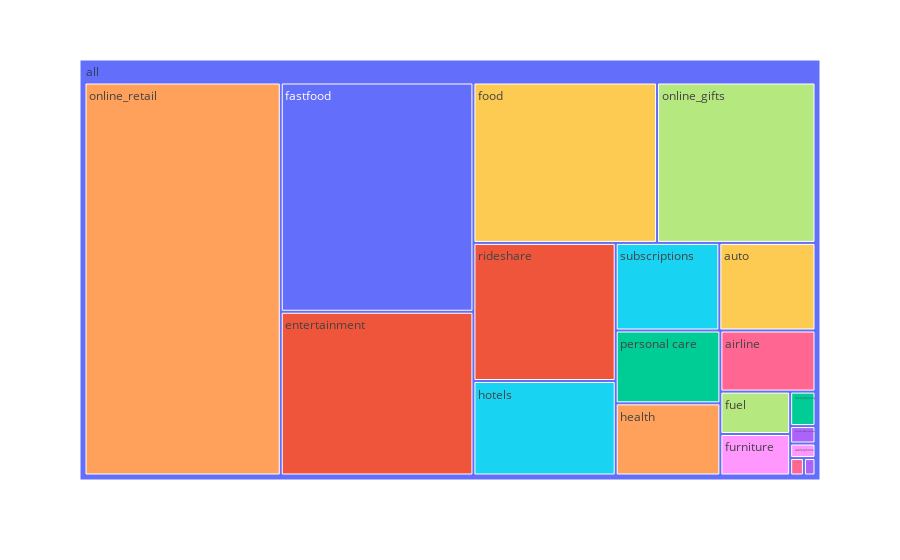

The code cell stored with this chart in its notebook:
### Code cell
fig = px.treemap(df_normal, path=['all', 'merchantCategoryCode'], values='transactionAmount', color='merchantCategoryCode')
fig.show()

### Figure 1 — Plotly figure (JSON) as saved in the notebook; plotly's stock layout.template omitted (floating-point values rounded to 4 significant figures)
{"data": [{"branchvalues": "total", "customdata": [["(?)"], ["rideshare"], ["personal care"], ["online_subscriptions"], ["online_retail"], ["subscriptions"], ["airline"], ["fuel"], ["furniture"], ["food"], ["fastfood"], ["entertainment"], ["food_delivery"], ["gym"], ["health"], ["hotels"], ["mobileapps"], ["online_gifts"], ["cable/phone"], ["auto"]], "domain": {"x": [0, 1], "y": [0, 1]}, "hovertemplate": "labels=%{label}<br>transactionAmount=%{value}<br>parent=%{parent}<br>id=%{id}<br>merchantCategoryCode=%{customdata[0]}<extra></extra>", "ids": ["all", "all/rideshare", "all/personal care", "all/online_subscriptions", "all/online_retail", "all/subscriptions", "all/airline", "all/fuel", "all/furniture", "all/food", "all/fastfood", "all/entertainment", "all/food_delivery", "all/gym", "all/health", "all/hotels", "all/mobileapps", "all/online_gifts", "all/cable/phone", "all/auto"], "labels": ["all", "rideshare", "personal care", "online_subscriptions", "online_retail", "subscriptions", "airline", "fuel", "furniture", "food", "fastfood", "entertainment", "food_delivery", "gym", "health", "hotels", "mobileapps", "online_gifts", "cable/phone", "auto"], "marker": {"colors": ["#636efa", "#EF553B", "#00cc96", "#ab63fa", "#FFA15A", "#19d3f3", "#FF6692", "#B6E880", "#FF97FF", "#FECB52", "#636efa", "#EF553B", "#00cc96", "#ab63fa", "#FFA15A", "#19d3f3", "#FF6692", "#B6E880", "#FF97FF", "#FECB52"]}, "name": "", "parents": ["", "all", "all", "all", "all", "all", "all", "all", "all", "all", "all", "all", "all", "all", "all", "all", "all", "all", "all", "all"], "type": "treemap", "values": [104900000.0, 7176000.0, 2784000.0, 161300.0, 28170000.0, 3315000.0, 2123000.0, 1080000.0, 1058000.0, 10760000.0, 16130000.0, 11520000.0, 318900.0, 73930.0, 2759000.0, 4910000.0, 87500.0, 9285000.0, 134500.0, 3077000.0]}], "layout": {"legend": {"tracegroupgap": 0}, "margin": {"t": 60}}}
